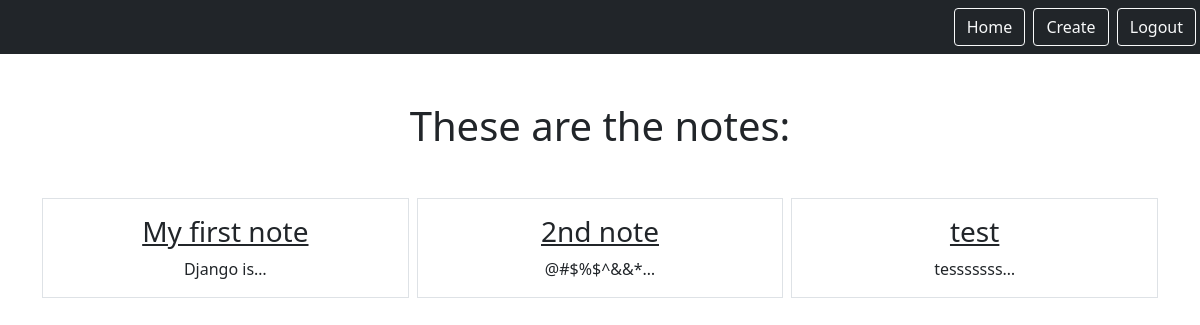
/smart/notes (signed in), run on an earlier commit of the app's database.
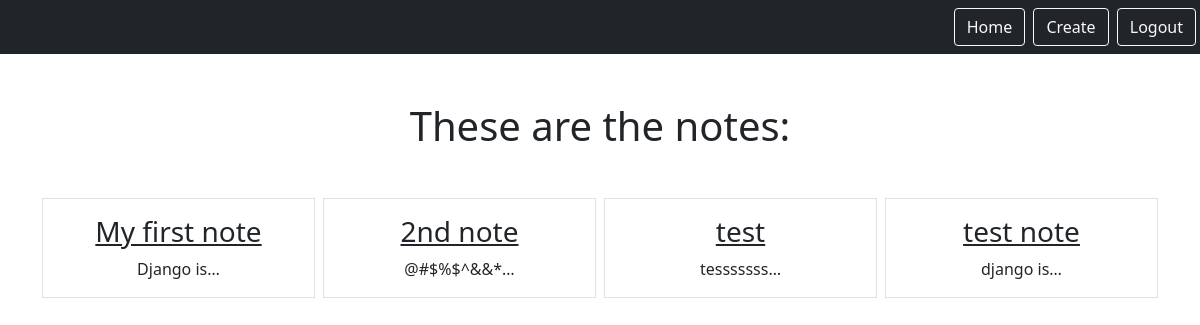
And on a later commit of the database.
### note/models.py (models this page shows)
class Note(models.Model):
    title = models.CharField(max_length=200)
    text = models.TextField()
    created_at = models.DateTimeField(auto_now_add=True)
    updated_at = models.DateTimeField(auto_now=True)
    user = models.ForeignKey(User,on_delete=models.CASCADE , related_name='notes')

### note/views.py (the view)
# urls.py: path("notes", views.NotesListView.as_view(), name="notes.list"),
class NotesListView(LoginRequiredMixin, ListView):
    model=Note
    context_object_name="notes"
    template_name="note/note_list.html"
    login_url = LOGIN_URL
    def get_queryset(self):
        return self.request.user.notes.all()

### note/templates/note/note_list.html
{%extends "base.html"%}
{%block content %}
<h1 class="my-5">
    These are the notes:
</h1>
<div class="row row-cols3 g-2">
    {%for note in notes%}
    <div class="col">
        <div class="p-3 border">
            <a href="{%url 'notes.detail' pk=note.id %}" class="text-dark text-decoration-non"><h3>{{note.title}}</h3></a>
            {{note.text|truncatechars:10}}
        </div>
    </div>
    {%endfor%}
</div>
{%endblock%}

### static/templates/base.html (shortened to what this page needs)
{%load static%}
<html>
    <head>
        <link href="https://cdn.jsdelivr.net/npm/bootstrap@5.0.1/dist/css/bootstrap.min.css" rel="stylesheet">    </head>
    <body>
        <nav class='navbar navbar-dark bg-dark'>
            <div class='ms-auto'>
              {% if user.is_authenticated %}
              <a href="{% url 'notes.list'%}" class="btn btn-outline-light me-1">Home</a>
              <a href="{% url 'notes.new'%}" class="btn btn-outline-light me-1">Create</a>
              <a href="{% url 'logout'%}" class="btn btn-outline-light me-1">Logout</a>
              {% else %}
              <a href="{% url 'login'%}" class="btn btn-outline-light me-1">Login</a>
              <a href="{% url 'signup'%}" class="btn btn-outline-light me-1">Signup</a>
              {% endif %}
            </div>
        </nav>
        <div class="my-5 text-center container">
        {%block content%}
        {% endblock%}
    </div>
    </body>
</html>

What changed in the data, as far as the page shows it:
added Note: title "test note", text "django is…"
